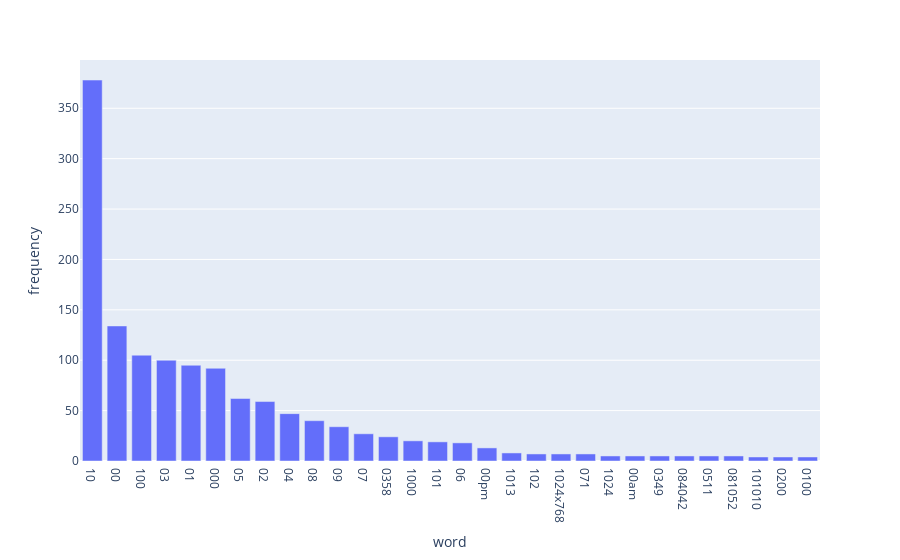

The notebook cell this image was saved under:
### Code cell
# Answer here
df = df.sort_values(by='frequency', ascending=False)[:30]
fig = px.bar(df, x='word', y='frequency')
fig.show()

### Figure 1 — Plotly figure (JSON) as saved in the notebook; plotly's stock layout.template omitted (floating-point values rounded to 4 significant figures)
{"data": [{"alignmentgroup": "True", "hovertemplate": "word=%{x}<br>frequency=%{y}<extra></extra>", "legendgroup": "", "marker": {"color": "#636efa", "pattern": {"shape": ""}}, "name": "", "offsetgroup": "", "orientation": "v", "showlegend": false, "textposition": "auto", "type": "bar", "x": ["10", "00", "100", "03", "01", "000", "05", "02", "04", "08", "09", "07", "0358", "1000", "101", "06", "00pm", "1013", "102", "1024x768", "071", "1024", "00am", "0349", "084042", "0511", "081052", "101010", "0200", "0100"], "xaxis": "x", "y": [378, 134, 105, 100, 95, 92, 62, 59, 47, 40, 34, 27, 24, 20, 19, 18, 13, 8, 7, 7, 7, 5, 5, 5, 5, 5, 5, 4, 4, 4], "yaxis": "y"}], "layout": {"barmode": "relative", "legend": {"tracegroupgap": 0}, "margin": {"t": 60}, "xaxis": {"anchor": "y", "domain": [0, 1], "title": {"text": "word"}}, "yaxis": {"anchor": "x", "domain": [0, 1], "title": {"text": "frequency"}}}}
